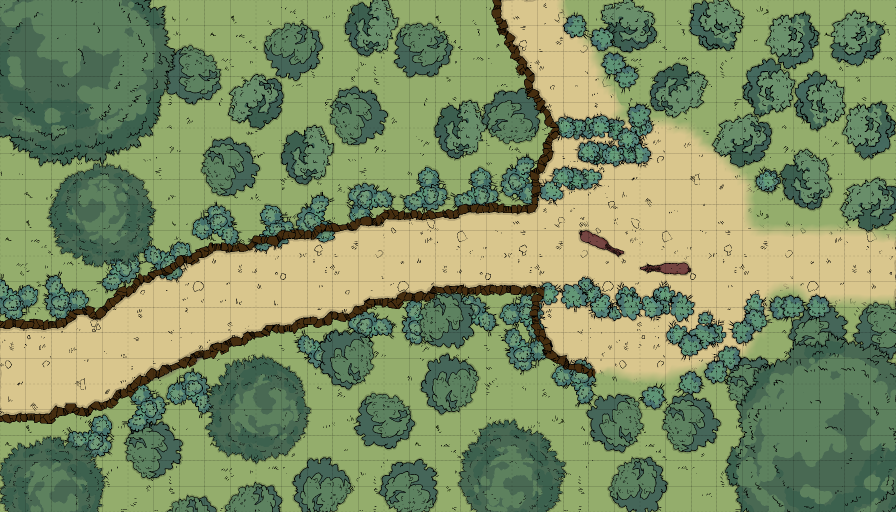
#> input picture img/tst_small.png, 1792 x 1024 px, found by its file name (shown at 1/2 size)
$ python lab4.py
#> lines starting #> are read from the running program, lines starting #| are printed output that depends on the picture
import cv2
import numpy as np
import os
import math
from math import floor

# TODO: rearrange output data as arrays
# TODO: rewrite function to process three channels simultaneously

def mse(arr1, arr2):
    diff = arr1 - arr2
    return np.sum(diff * diff) / arr1.shape[0] / arr1.shape[1]

def psnr(arr1, arr2):
    mean_se = mse(arr1, arr2)
    if mean_se == 0:
        return 1
    else:
        return 10 * math.log10(255 * 255 / mean_se)

def ssim(img1, img2):
    c1 = (0.01 * 255)**2
    c2 = (0.03 * 255)**2
    img1 = img1.astype(np.float64)
    img2 = img2.astype(np.float64)
    kernel = cv2.getGaussianKernel(11, 1.5)
    window = np.outer(kernel, kernel.transpose())
    mu1 = cv2.filter2D(img1, -1, window)[5:-5, 5:-5] # valid
    mu2 = cv2.filter2D(img2, -1, window)[5:-5, 5:-5]
    mu1_sq = mu1**2
    mu2_sq = mu2**2
    mu1_mu2 = mu1 * mu2
    sigma1_sq = cv2.filter2D(img1**2, -1, window)[5:-5, 5:-5] - mu1_sq
    sigma2_sq = cv2.filter2D(img2**2, -1, window)[5:-5, 5:-5] - mu2_sq
    sigma12 = cv2.filter2D(img1 * img2, -1, window)[5:-5, 5:-5] - mu1_mu2
    ssim_map = ((2 * mu1_mu2 + c1) * (2 * sigma12 + c2)) / ((mu1_sq + mu2_sq + c1) * (sigma1_sq + sigma2_sq + c2))
    return ssim_map.mean()

def lab_test(image, scale = 2):
    halved = cv2.resize(initial,
                        (int(floor(initial.shape[0] / scale)), int(floor(initial.shape[1] / scale))),
                        interpolation = cv2.INTER_AREA
    )

    nearest = cv2.resize(halved,
                         dsize = (halved.shape[0] * scale, halved.shape[1] * scale),
                         interpolation = cv2.INTER_NEAREST
    )
    linear = cv2.resize(halved,
                         dsize = (halved.shape[0] * scale, halved.shape[1] * scale),
                         interpolation = cv2.INTER_LINEAR
    )
    cubic = cv2.resize(halved,
                         dsize = (halved.shape[0] * scale, halved.shape[1] * scale),
                         interpolation = cv2.INTER_CUBIC
    )
    lanczos = cv2.resize(halved,
                         dsize = (halved.shape[0] * scale, halved.shape[1] * scale),
                         interpolation = cv2.INTER_LANCZOS4
    )

    cv2.imwrite(img_path + img_name + "_nearest" + img_ext, nearest)
    cv2.imwrite(img_path + img_name + "_linear" + img_ext, linear)
    cv2.imwrite(img_path + img_name + "_cubic" + img_ext, cubic)
    cv2.imwrite(img_path + img_name + "_lancoz" + img_ext, lanczos)

    _, initial_g, _ = cv2.split(initial)
    _, nearest_g, _ = cv2.split(nearest)
    _, linear_g, _ = cv2.split(linear)
    _, cubic_g, _ = cv2.split(cubic)
    _, lanczos_g, _ = cv2.split(lanczos)

    MSE = [
        mse(initial_g, nearest_g),
        mse(initial_g, linear_g),
        mse(initial_g, cubic_g),
        mse(initial_g, lanczos_g)
    ]
    PSNR = [
        psnr(initial_g, nearest_g),
        psnr(initial_g, linear_g),
        psnr(initial_g, cubic_g),
        psnr(initial_g, lanczos_g)
    ]
    SSIM = [
        ssim(initial_g, nearest_g),
        ssim(initial_g, linear_g),
        ssim(initial_g, cubic_g),
        ssim(initial_g, lanczos_g)
    ]
    return [MSE, PSNR, SSIM]


img_path = os.getcwd() + "\\img\\"
img_name = "tst_small"
img_ext = ".png"
initial = cv2.imread(img_path + img_name + img_ext)
#> initial is the input picture: shape (1024, 1792, 3); mean B, G, R 99.5, 142.4, 125.3

w = initial.shape[0]
#> w = 1024
h = initial.shape[1]
#> h = 1792

while w % 8 > 0:
    w -= 1
#> after the loop, w = 1024
while h % 8 > 0:
    h -= 1
#> after the loop, h = 1792

initial = initial[0:h, 0:w]
#> initial: shape (1024, 1024, 3)

cv2.imwrite(img_path + img_name + "_cropped" + img_ext, initial)

hlf = lab_test(initial, 2)
#> in lab_test, `halved = cv2.resize(initial, (int(floor(initial.shape[0] / scale)), in..`:
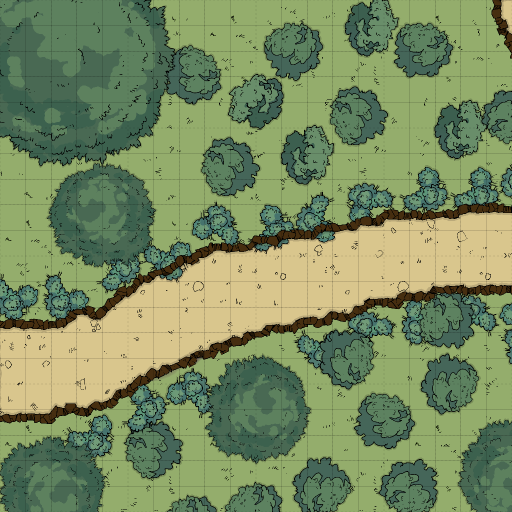
#> halved: shape (512, 512, 3); mean B, G, R 96.8, 140.1, 120.9
#> in mse (call 4), `diff = arr1 - arr2`:
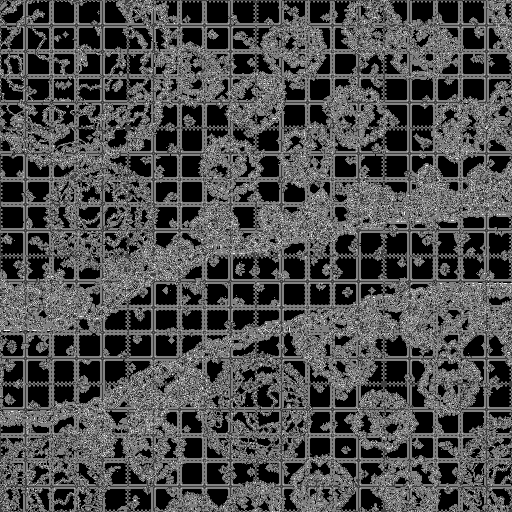
#> diff: shape (1024, 1024) (shown at 1/2 size); min 0, max 255, mean 77
#> in lab_test, `MSE = [ mse(initial_g, nearest_g), mse(initial_g, linear_g), mse(initi..`: MSE = [24.37, 32.85, 34.72, 36.74]
#> in psnr, `mean_se = mse(arr1, arr2)`: mean_se = 24.37
#> in lab_test, `PSNR = [ psnr(initial_g, nearest_g), psnr(initial_g, linear_g), psnr(i..`: PSNR = [34.26, 32.97, 32.72, 32.48]
#> in ssim, `mu1 = cv2.filter2D(img1, -1, window)[5:-5, 5:-5]`:
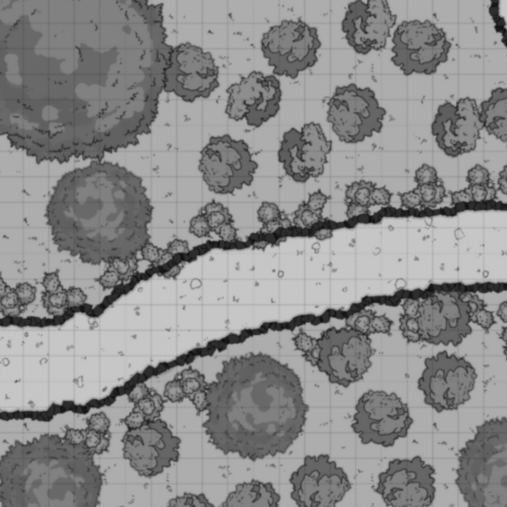
#> mu1: shape (1014, 1014) float64 (shown at 1/2 size); min 9.36, max 198, mean 140.1
#> in ssim, `mu1_sq = mu1**2`:
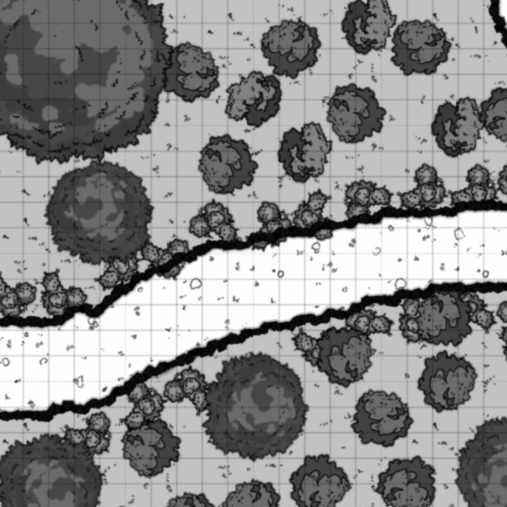
#> mu1_sq: shape (1014, 1014) float64 (shown at 1/2 size); min 87.63, max 39204, mean 21423.1; drawn with min black and max white
#> in ssim, `sigma2_sq = cv2.filter2D(img2**2, -1, window)[5:-5, 5:-5] - mu2_sq`:
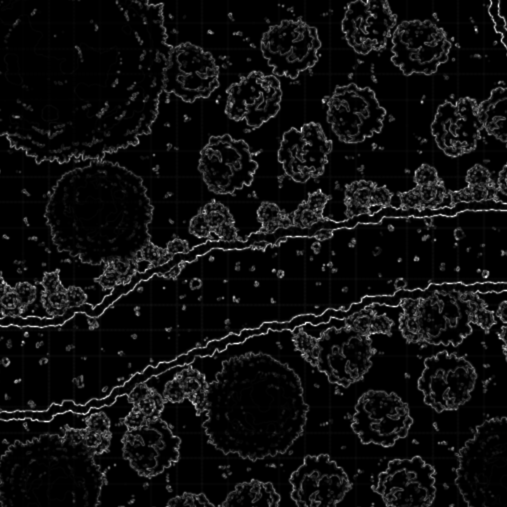
#> sigma2_sq: shape (1014, 1014) float64 (shown at 1/2 size); min -5.82e-11, max 6529.1, mean 373; drawn with min black and max white
#> in ssim, `ssim_map = ((2 * mu1_mu2 + c1) * (2 * sigma12 + c2)) / ((mu1_sq + mu2_..`:
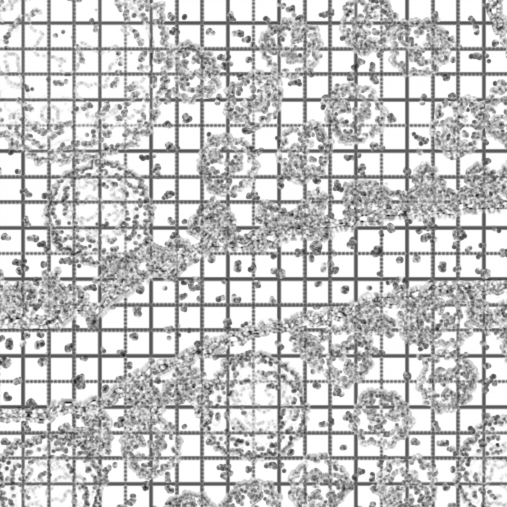
#> ssim_map: shape (1014, 1014) float64 (shown at 1/2 size); min 0.083, max 1, mean 0.768
#> in ssim (call 4), `sigma12 = cv2.filter2D(img1 * img2, -1, window)[5:-5, 5:-5] - mu1_mu2`:
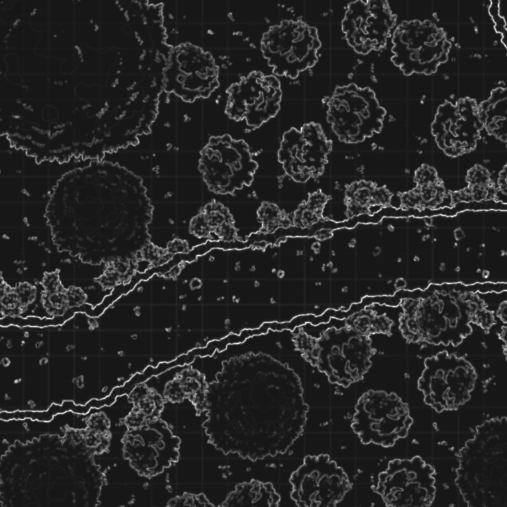
#> sigma12: shape (1014, 1014) float64 (shown at 1/2 size); min -549.6, max 5420, mean 342.6; drawn with min black and max white
#> in lab_test, `SSIM = [ ssim(initial_g, nearest_g), ssim(initial_g, linear_g), ssim(i..`: SSIM = [0.768, 0.728, 0.758, 0.753]
#> hlf = [[24.37, 32.85, 34.72, 36.74], [34.26, 32.97, 32.72, 32.48], [0.768, 0.728, 0.758, 0.753]]
qrt = lab_test(initial, 4)
#> qrt = [[41.51, 45.23, 44.7, 45.96], [31.95, 31.58, 31.63, 31.51], [0.598, 0.589, 0.601, 0.595]]
oct = lab_test(initial, 8)
#> oct = [[48.58, 53.12, 52.12, 52.83], [31.27, 30.88, 30.96, 30.9], [0.493, 0.513, 0.513, 0.51]]

with open('111.txt', "w") as file:
#> (the run stopped early here; a loop or call above may not have finished)
